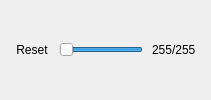
         <widget class="QWidget" name="pagePosterize">
          <layout class="QHBoxLayout" name="horizontalLayoutPosterize">
           <property name="topMargin">
            <number>2</number>
           </property>
           <property name="bottomMargin">
            <number>2</number>
           </property>
           <item>
            <widget class="QToolButton" name="posterizeReset">
             <property name="toolTip">
              <string>Reset posterization</string>
             </property>
             <property name="styleSheet">
              <string notr="true">QToolButton {
border:0px
}</string>
             </property>
             <property name="text">
              <string>Reset</string>
             </property>
             <property name="icon">
              <iconset resource="../icons.qrc">
               <normaloff>:/glmixer/icons/view-refresh.png</normaloff>:/glmixer/icons/view-refresh.png</iconset>
             </property>
             <property name="iconSize">
              <size>
               <width>16</width>
               <height>16</height>
              </size>
             </property>
            </widget>
           </item>
           <item>
            <widget class="QSlider" name="posterizeSlider">
             <property name="toolTip">
              <string>Adjust number of colors</string>
             </property>
             <property name="minimum">
              <number>1</number>
             </property>
             <property name="maximum">
              <number>255</number>
             </property>
             <property name="value">
              <number>255</number>
             </property>
             <property name="orientation">
              <enum>Qt::Horizontal</enum>
             </property>
             <property name="invertedAppearance">
              <bool>true</bool>
             </property>
             <property name="invertedControls">
              <bool>false</bool>
             </property>
            </widget>
           </item>
           <item>
            <widget class="QSpinBox" name="posterizeBox">
             <property name="styleSheet">
              <string notr="true">QSpinBox {
	Background-color: transparent;
     border-color: transparent;
     border-width: 1px;
	border-style: solid;
    border-radius:5px;
}

QSpinBox:hover{
	Background-color: palette(Light);
     border-color: palette(Dark);
}</string>
             </property>
             <property name="frame">
              <bool>false</bool>
             </property>
             <property name="alignment">
              <set>Qt::AlignRight|Qt::AlignTrailing|Qt::AlignVCenter</set>
             </property>
             <property name="buttonSymbols">
              <enum>QAbstractSpinBox::NoButtons</enum>
             </property>
             <property name="correctionMode">
              <enum>QAbstractSpinBox::CorrectToNearestValue</enum>
             </property>
             <property name="keyboardTracking">
              <bool>false</bool>
             </property>
             <property name="suffix">
              <string>/255</string>
             </property>
             <property name="minimum">
              <number>1</number>
             </property>
             <property name="maximum">
              <number>255</number>
             </property>
             <property name="value">
              <number>255</number>
             </property>
            </widget>
           </item>
          </layout>
         </widget>
